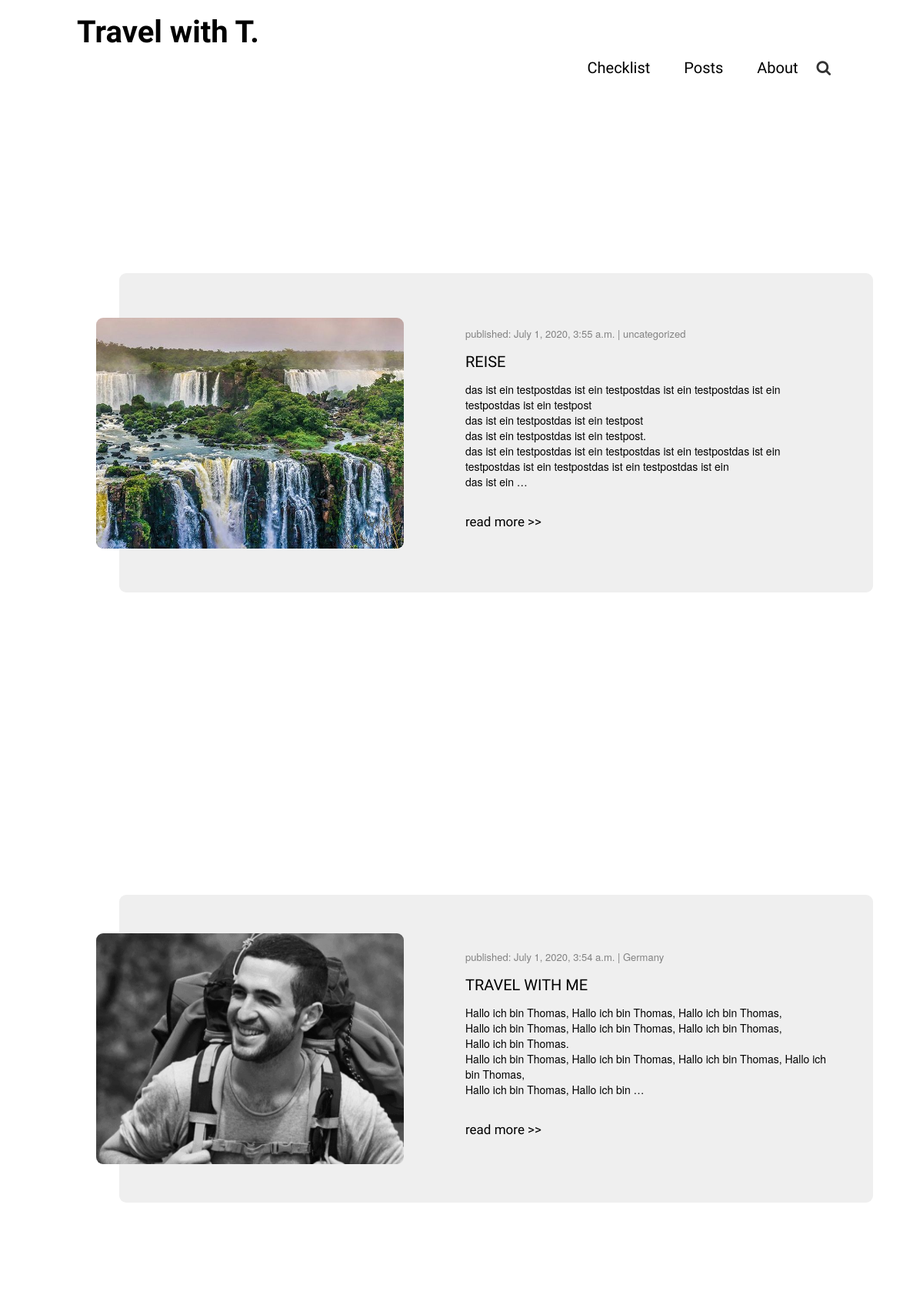
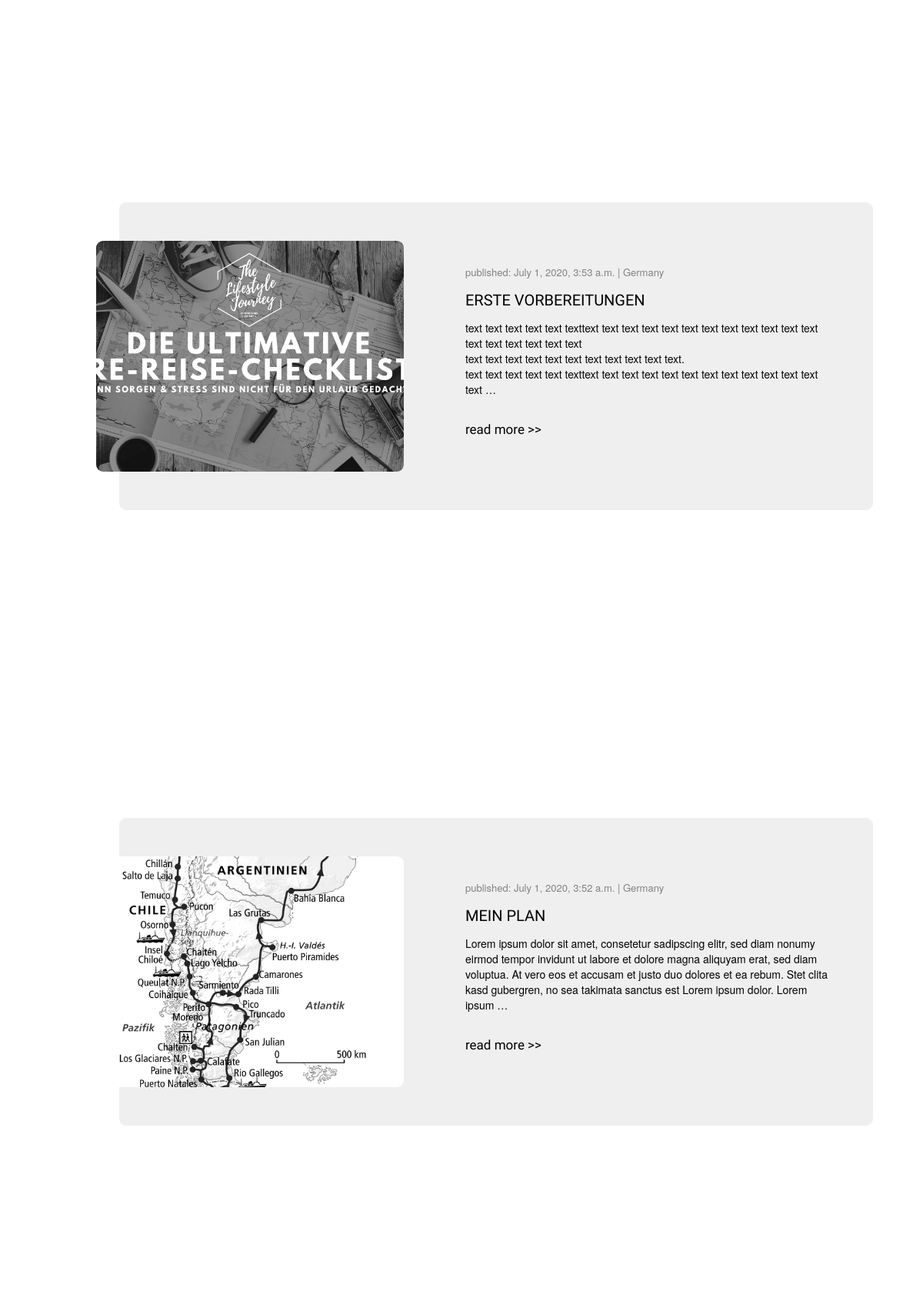
The page / (upper part) on the database its author committed (2 pictures, top to bottom).
### blog/models.py (models this page shows, shortened)
class Post(models.Model):
    author = models.ForeignKey(settings.AUTH_USER_MODEL, on_delete=models.CASCADE)
    title = models.CharField(max_length=200)
    category = models.CharField(max_length=200, default ="uncategorized")
    location = models.CharField(max_length=200, default ="uncategorized")
    text = models.TextField()
    thumb = models.ImageField(upload_to=upload_location, default='default.png', blank=True)
    created_date = models.DateTimeField(default=timezone.now)
    published_date = models.DateTimeField(blank=True, null=True)

### blog/views.py (the view)
# urls.py: path('', views.post_list, name='post_list'),
def post_list(request):
    posts = Post.objects.filter(published_date__lte=timezone.now()).order_by('-published_date')
    return render(request, 'blog/post_list.html', {'posts': posts})

### blog/templates/blog/post_list.html
{% extends 'blog/base.html' %}
{% block content %}
    {% for post in posts %}
        <div class="postlist">
            <div class="card">
                <div class="post_img">
                    <img src="{{post.thumb.url}}" alt="{{post.title}}">
                </div>
                <div class="post_info">
                    <div class="date">
                        <span>published: {{ post.published_date }} | {{post.location}}</span>
                    </div>
                    <h2 class="post_title"><a href="{% url 'post_detail' pk=post.pk %}">{{ post.title }}</a></h2>
                    <p class="post_text">{{ post.text|linebreaksbr|truncatewords:"50" }}</p>
                    <p class="read_more"><a href="{% url 'post_detail' pk=post.pk %}">read more >></a></p>
                </div>
            </div>
        </div>
    {% endfor %}
{% endblock %}

### blog/static/css/blog.css (style rules this page uses)
h1, h2, h3, h4 { font-family: 'Oswald', cursive; }
.date, .category { color: #828282; }

### blog/static/css/style.css (style rules this page uses)
* { box-sizing: border-box; margin: 0; padding: 0; }
li, a { font-family: "Oswald"; font-weight: 500; font-size: 20px; color: rgb(0, 0, 0); text-decoration: none; }
.postlist { width: 100%; height: 100vh; display: flex; align-items: center; justify-content: center; padding: 0 1.5rem; }
.card { width: 100%; max-width: 98rem; padding: 5rem; background-color: rgb(239, 239, 239); box-shadow: 0 1.4 8rem rgba(0,0,0,.2); display: flex; align-items: center; border-radius: .9rem; }
.post_img { min-width: 40rem; max-width: 40rem; height: 30rem; transform: translateX(-8rem); position: relative; }
.post_img img { width: 100%; height: 100%; object-fit: cover; display: block; border-radius: .9rem; }
.post_info { font-size: 2.5rem; margin: 1.5rem 0 2rem; }
.date span { display: block; color: #828282; font-size: 1.3rem; margin: .5rem 0; }
.post_title { font-size: 2.5rem; margin: 1.5rem 0; text-transform: uppercase; color: #000; }
.post_text { margin-bottom: 3rem; font-size: 1.4rem; color: #000; }
.read_more a { font-size: 1.7rem; }
* { box-sizing: border-box; }
* { box-sizing: border-box }

### rows shown on the page
Post: thumb (picture), published_date "July 1, 2020, 3:55 a.m.", location "uncategorized", title "REISE", text "das ist ein testpostdas ist ein testpostdas ist ein testpostdas ist ein testpostdas ist ein testpost das ist ein testpostdas ist ein testpost das ist ein testpostdas ist ein testpost. das ist ein testpostdas ist ein testpostdas ist ein testpostdas ist ein testpostdas ist ein testpostdas ist ein testpostdas ist ein das ist ein …"
Post: thumb (picture), published_date "July 1, 2020, 3:54 a.m.", location "Germany", title "TRAVEL WITH ME", text "Hallo ich bin Thomas, Hallo ich bin Thomas, Hallo ich bin Thomas, Hallo ich bin Thomas, Hallo ich bin Thomas, Hallo ich bin Thomas, Hallo ich bin Thomas. Hallo ich bin Thomas, Hallo ich bin Thomas, Hallo ich bin Thomas, Hallo ich bin Thomas, Hallo ich bin Thomas, Hallo ich bin …"
Post: thumb (picture), published_date "July 1, 2020, 3:53 a.m.", location "Germany", title "ERSTE VORBEREITUNGEN", text "text text text text text texttext text text text text text text text text text text text text text text text text text text text text text text text text text text text text. text text text text text texttext text text text text text text text text text text text text …"
Post: thumb (picture), published_date "July 1, 2020, 3:52 a.m.", location "Germany", title "MEIN PLAN", text "Lorem ipsum dolor sit amet, consetetur sadipscing elitr, sed diam nonumy eirmod tempor invidunt ut labore et dolore magna aliquyam erat, sed diam voluptua. At vero eos et accusam et justo duo dolores et ea rebum. Stet clita kasd gubergren, no sea takimata sanctus est Lorem ipsum dolor. Lorem ipsum …"
